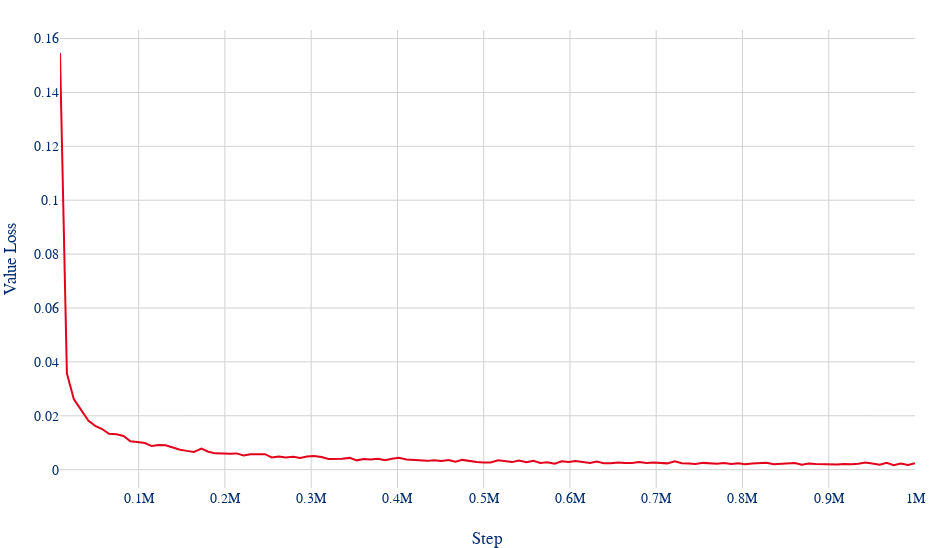

The code cell stored with this chart in its notebook:
### Code cell
uic_loss_fig = go.Figure(
    layout=go.Layout(
        xaxis=dict(title="Step"),
        yaxis=dict(title="Value Loss"),
        template="esslingen_cd",
        height=548,
        width=945,
        margin=dict(l=60, r=30, t=30, b=60),
    )
)
uic_loss_fig.add_trace(go.Scatter(
    x=uic_loss_data['Step'],
    y=uic_loss_data['Value'],
    mode='lines',
    name='Loss',
    line=dict(color=HE_RED, width=2),
    marker=dict(size=5)
))
uic_loss_fig.show()
